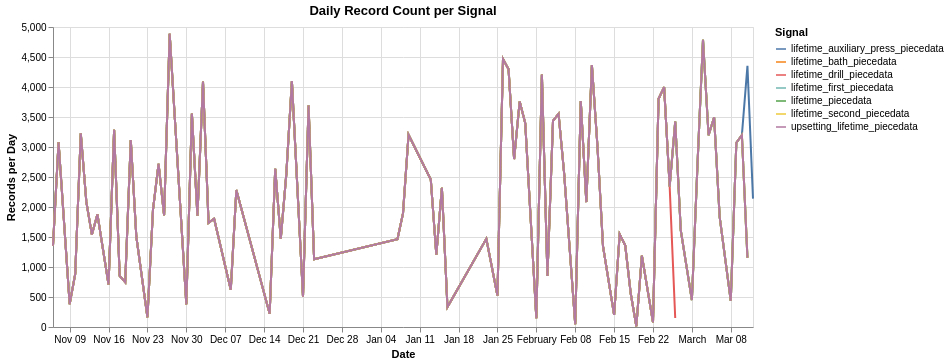

Write notebook code for a chart like this one.
### Markdown cell above
### Daily record count per signal

This chart reveals the period when the drill sensor (4th strike) was offline — visible as a drop in that signal's daily count while other signals remain normal.

### Code cell
# Daily record count per signal — shows when the drill sensor went offline
daily_signal = (
    raw_lt.assign(date=raw_lt["timestamp"].dt.normalize())
    .groupby(["date", "signal"])
    .size()
    .reset_index(name="records")
)
# Shorten signal names for readability
daily_signal["signal_short"] = daily_signal["signal"].str.extract(r"forging_line_(\w+)")

alt.Chart(daily_signal).mark_line().encode(
    x=alt.X("date:T", title="Date"),
    y=alt.Y("records:Q", title="Records per Day"),
    color=alt.Color("signal_short:N", title="Signal"),
    tooltip=["date:T", "signal_short", "records"],
).properties(
    width=700, height=300,
    title="Daily Record Count per Signal"
)

### Figure 1 — Vega-Lite specification as saved in the notebook (floating-point values rounded to 4 significant figures; data arrays with more than 128 entries replaced by an {"elided": "..."} marker saying what was removed)
{"config": {"view": {"continuousWidth": 300, "continuousHeight": 300}}, "data": {"name": "data-02d42ca3960d5aa0f8efc3bb29efad17"}, "mark": {"type": "line"}, "encoding": {"color": {"field": "signal_short", "title": "Signal", "type": "nominal"}, "tooltip": [{"field": "date", "type": "temporal"}, {"field": "signal_short", "type": "nominal"}, {"field": "records", "type": "quantitative"}], "x": {"field": "date", "title": "Date", "type": "temporal"}, "y": {"field": "records", "title": "Records per Day", "type": "quantitative"}}, "height": 300, "title": "Daily Record Count per Signal", "width": 700, "$schema": "https://vega.github.io/schema/vega-lite/v5.20.1.json", "datasets": {"data-02d42ca3960d5aa0f8efc3bb29efad17": {"elided": "578 records"}}}
